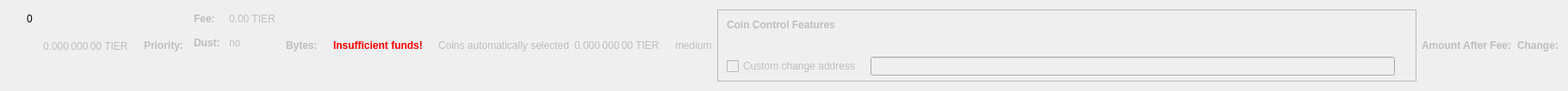
    <widget class="QWidget" name="dummyHideWidget" native="true">
     <property name="maximumSize">
      <size>
       <width>100</width>
       <height>22</height>
      </size>
     </property>
     <layout class="QHBoxLayout" name="dummyHideLayout">
      <item>
       <layout class="QFormLayout" name="formLayoutCoinControl1">
        <property name="horizontalSpacing">
         <number>10</number>
        </property>
        <property name="verticalSpacing">
         <number>14</number>
        </property>
        <property name="leftMargin">
         <number>10</number>
        </property>
        <property name="topMargin">
         <number>4</number>
        </property>
        <property name="rightMargin">
         <number>6</number>
        </property>
        <item row="0" column="1">
         <widget class="QLabel" name="labelCoinControlBytes">
          <property name="cursor">
           <cursorShape>IBeamCursor</cursorShape>
          </property>
          <property name="contextMenuPolicy">
           <enum>Qt::ActionsContextMenu</enum>
          </property>
          <property name="text">
           <string notr="true">0</string>
          </property>
          <property name="textInteractionFlags">
           <set>Qt::LinksAccessibleByMouse|Qt::TextSelectableByKeyboard|Qt::TextSelectableByMouse</set>
          </property>
         </widget>
        </item>
       </layout>
      </item>
      <item>
       <widget class="QLabel" name="labelCoinControlAfterFee">
        <property name="enabled">
         <bool>false</bool>
        </property>
        <property name="sizePolicy">
         <sizepolicy hsizetype="Fixed" vsizetype="Fixed">
          <horstretch>0</horstretch>
          <verstretch>0</verstretch>
         </sizepolicy>
        </property>
        <property name="minimumSize">
         <size>
          <width>111</width>
          <height>12</height>
         </size>
        </property>
        <property name="maximumSize">
         <size>
          <width>111</width>
          <height>12</height>
         </size>
        </property>
        <property name="cursor">
         <cursorShape>IBeamCursor</cursorShape>
        </property>
        <property name="contextMenuPolicy">
         <enum>Qt::ActionsContextMenu</enum>
        </property>
        <property name="text">
         <string notr="true">0.000 000 00 TIER</string>
        </property>
        <property name="textInteractionFlags">
         <set>Qt::LinksAccessibleByMouse|Qt::TextSelectableByKeyboard|Qt::TextSelectableByMouse</set>
        </property>
       </widget>
      </item>
      <item>
       <widget class="QLabel" name="labelCoinControlPriorityText">
        <property name="enabled">
         <bool>false</bool>
        </property>
        <property name="font">
         <font>
          <weight>75</weight>
          <bold>true</bold>
         </font>
        </property>
        <property name="text">
         <string>Priority:</string>
        </property>
       </widget>
      </item>
      <item>
       <layout class="QHBoxLayout" name="horizontalLayout"/>
      </item>
      <item>
       <layout class="QFormLayout" name="formLayoutCoinControl3">
        <property name="horizontalSpacing">
         <number>10</number>
        </property>
        <property name="verticalSpacing">
         <number>14</number>
        </property>
        <property name="leftMargin">
         <number>6</number>
        </property>
        <property name="topMargin">
         <number>4</number>
        </property>
        <property name="rightMargin">
         <number>6</number>
        </property>
        <item row="0" column="0">
         <widget class="QLabel" name="labelCoinControlFeeText">
          <property name="enabled">
           <bool>false</bool>
          </property>
          <property name="font">
           <font>
            <weight>75</weight>
            <bold>true</bold>
           </font>
          </property>
          <property name="text">
           <string>Fee:</string>
          </property>
          <property name="margin">
           <number>0</number>
          </property>
         </widget>
        </item>
        <item row="0" column="1">
         <widget class="QLabel" name="labelCoinControlFee">
          <property name="enabled">
           <bool>false</bool>
          </property>
          <property name="cursor">
           <cursorShape>IBeamCursor</cursorShape>
          </property>
          <property name="contextMenuPolicy">
           <enum>Qt::ActionsContextMenu</enum>
          </property>
          <property name="text">
           <string notr="true">0.00 TIER</string>
          </property>
          <property name="textInteractionFlags">
           <set>Qt::LinksAccessibleByMouse|Qt::TextSelectableByKeyboard|Qt::TextSelectableByMouse</set>
          </property>
         </widget>
        </item>
        <item row="1" column="0">
         <widget class="QLabel" name="labelCoinControlLowOutputText">
          <property name="enabled">
           <bool>false</bool>
          </property>
          <property name="font">
           <font>
            <weight>75</weight>
            <bold>true</bold>
           </font>
          </property>
          <property name="text">
           <string>Dust:</string>
          </property>
         </widget>
        </item>
        <item row="1" column="1">
         <widget class="QLabel" name="labelCoinControlLowOutput">
          <property name="enabled">
           <bool>false</bool>
          </property>
          <property name="cursor">
           <cursorShape>IBeamCursor</cursorShape>
          </property>
          <property name="contextMenuPolicy">
           <enum>Qt::ActionsContextMenu</enum>
          </property>
          <property name="text">
           <string>no</string>
          </property>
          <property name="textInteractionFlags">
           <set>Qt::LinksAccessibleByMouse|Qt::TextSelectableByKeyboard|Qt::TextSelectableByMouse</set>
          </property>
         </widget>
        </item>
       </layout>
      </item>
      <item>
       <widget class="QLabel" name="labelCoinControlBytesText">
        <property name="enabled">
         <bool>false</bool>
        </property>
        <property name="font">
         <font>
          <weight>75</weight>
          <bold>true</bold>
         </font>
        </property>
        <property name="text">
         <string>Bytes:</string>
        </property>
       </widget>
      </item>
      <item>
       <layout class="QFormLayout" name="formLayoutCoinControl2">
        <property name="horizontalSpacing">
         <number>10</number>
        </property>
        <property name="verticalSpacing">
         <number>14</number>
        </property>
        <property name="leftMargin">
         <number>6</number>
        </property>
        <property name="topMargin">
         <number>4</number>
        </property>
        <property name="rightMargin">
         <number>6</number>
        </property>
       </layout>
      </item>
      <item>
       <layout class="QHBoxLayout" name="horizontalLayoutCoinControl2">
        <property name="spacing">
         <number>8</number>
        </property>
        <property name="bottomMargin">
         <number>10</number>
        </property>
       </layout>
      </item>
      <item>
       <widget class="QLabel" name="labelCoinControlInsuffFunds">
        <property name="enabled">
         <bool>false</bool>
        </property>
        <property name="minimumSize">
         <size>
          <width>0</width>
          <height>0</height>
         </size>
        </property>
        <property name="font">
         <font>
          <weight>75</weight>
          <bold>true</bold>
         </font>
        </property>
        <property name="styleSheet">
         <string notr="true">color:red;font-weight:bold;</string>
        </property>
        <property name="text">
         <string>Insufficient funds!</string>
        </property>
        <property name="margin">
         <number>5</number>
        </property>
       </widget>
      </item>
      <item>
       <layout class="QFormLayout" name="formLayoutCoinControl4">
        <property name="horizontalSpacing">
         <number>10</number>
        </property>
        <property name="verticalSpacing">
         <number>14</number>
        </property>
        <property name="leftMargin">
         <number>6</number>
        </property>
        <property name="topMargin">
         <number>4</number>
        </property>
        <property name="rightMargin">
         <number>6</number>
        </property>
       </layout>
      </item>
      <item>
       <widget class="QLabel" name="labelCoinControlAutomaticallySelected">
        <property name="enabled">
         <bool>false</bool>
        </property>
        <property name="sizePolicy">
         <sizepolicy hsizetype="Fixed" vsizetype="Fixed">
          <horstretch>0</horstretch>
          <verstretch>0</verstretch>
         </sizepolicy>
        </property>
        <property name="minimumSize">
         <size>
          <width>0</width>
          <height>0</height>
         </size>
        </property>
        <property name="maximumSize">
         <size>
          <width>240</width>
          <height>16777215</height>
         </size>
        </property>
        <property name="text">
         <string>Coins automatically selected</string>
        </property>
        <property name="margin">
         <number>5</number>
        </property>
       </widget>
      </item>
      <item>
       <widget class="QLabel" name="labelCoinControlChange">
        <property name="enabled">
         <bool>false</bool>
        </property>
        <property name="sizePolicy">
         <sizepolicy hsizetype="Fixed" vsizetype="Fixed">
          <horstretch>0</horstretch>
          <verstretch>0</verstretch>
         </sizepolicy>
        </property>
        <property name="minimumSize">
         <size>
          <width>111</width>
          <height>0</height>
         </size>
        </property>
        <property name="maximumSize">
         <size>
          <width>111</width>
          <height>16777215</height>
         </size>
        </property>
        <property name="cursor">
         <cursorShape>IBeamCursor</cursorShape>
        </property>
        <property name="contextMenuPolicy">
         <enum>Qt::ActionsContextMenu</enum>
        </property>
        <property name="text">
         <string notr="true">0.000 000 00 TIER</string>
        </property>
        <property name="textInteractionFlags">
         <set>Qt::LinksAccessibleByMouse|Qt::TextSelectableByKeyboard|Qt::TextSelectableByMouse</set>
        </property>
       </widget>
      </item>
      <item>
       <widget class="QLabel" name="labelCoinControlPriority">
        <property name="enabled">
         <bool>false</bool>
        </property>
        <property name="cursor">
         <cursorShape>IBeamCursor</cursorShape>
        </property>
        <property name="contextMenuPolicy">
         <enum>Qt::ActionsContextMenu</enum>
        </property>
        <property name="text">
         <string>medium</string>
        </property>
        <property name="textInteractionFlags">
         <set>Qt::LinksAccessibleByMouse|Qt::TextSelectableByKeyboard|Qt::TextSelectableByMouse</set>
        </property>
       </widget>
      </item>
      <item>
       <widget class="QFrame" name="frameCoinControl">
        <property name="sizePolicy">
         <sizepolicy hsizetype="Expanding" vsizetype="Expanding">
          <horstretch>0</horstretch>
          <verstretch>0</verstretch>
         </sizepolicy>
        </property>
        <property name="maximumSize">
         <size>
          <width>16777215</width>
          <height>16777215</height>
         </size>
        </property>
        <property name="frameShape">
         <enum>QFrame::StyledPanel</enum>
        </property>
        <property name="frameShadow">
         <enum>QFrame::Sunken</enum>
        </property>
        <layout class="QVBoxLayout" name="verticalLayoutCoinControl2_2">
         <property name="spacing">
          <number>0</number>
         </property>
         <property name="leftMargin">
          <number>0</number>
         </property>
         <property name="topMargin">
          <number>0</number>
         </property>
         <property name="rightMargin">
          <number>0</number>
         </property>
         <property name="bottomMargin">
          <number>6</number>
         </property>
         <item>
          <layout class="QVBoxLayout" name="verticalLayoutCoinControl" stretch="0,0,0,1">
           <property name="spacing">
            <number>0</number>
           </property>
           <property name="leftMargin">
            <number>10</number>
           </property>
           <property name="topMargin">
            <number>10</number>
           </property>
           <item>
            <layout class="QHBoxLayout" name="horizontalLayoutCoinControl1">
             <property name="bottomMargin">
              <number>15</number>
             </property>
             <item>
              <widget class="QLabel" name="labelCoinControlFeatures">
               <property name="enabled">
                <bool>false</bool>
               </property>
               <property name="sizePolicy">
                <sizepolicy hsizetype="Preferred" vsizetype="Maximum">
                 <horstretch>0</horstretch>
                 <verstretch>0</verstretch>
                </sizepolicy>
               </property>
               <property name="font">
                <font>
                 <weight>75</weight>
                 <bold>true</bold>
                </font>
               </property>
               <property name="styleSheet">
                <string notr="true">font-weight:bold;</string>
               </property>
               <property name="text">
                <string>Coin Control Features</string>
               </property>
              </widget>
             </item>
            </layout>
           </item>
           <item>
            <widget class="QWidget" name="widgetCoinControl" native="true">
             <property name="sizePolicy">
              <sizepolicy hsizetype="Preferred" vsizetype="Preferred">
               <horstretch>0</horstretch>
               <verstretch>0</verstretch>
              </sizepolicy>
             </property>
             <property name="minimumSize">
              <size>
               <width>0</width>
               <height>0</height>
              </size>
             </property>
             <property name="styleSheet">
              <string notr="true"/>
             </property>
             <layout class="QHBoxLayout" name="horizontalLayoutCoinControl5_2">
              <property name="leftMargin">
               <number>0</number>
              </property>
              <property name="topMargin">
               <number>0</number>
              </property>
              <property name="rightMargin">
               <number>0</number>
              </property>
              <property name="bottomMargin">
               <number>0</number>
              </property>
              <item>
               <layout class="QHBoxLayout" name="horizontalLayoutCoinControl3">
                <property name="spacing">
                 <number>20</number>
                </property>
                <property name="topMargin">
                 <number>0</number>
                </property>
                <property name="bottomMargin">
                 <number>10</number>
                </property>
               </layout>
              </item>
             </layout>
            </widget>
           </item>
           <item>
            <layout class="QHBoxLayout" name="horizontalLayoutCoinControl4" stretch="0,0,0">
             <property name="spacing">
              <number>12</number>
             </property>
             <property name="sizeConstraint">
              <enum>QLayout::SetDefaultConstraint</enum>
             </property>
             <property name="topMargin">
              <number>5</number>
             </property>
             <property name="rightMargin">
              <number>5</number>
             </property>
             <item>
              <widget class="QCheckBox" name="checkBoxCoinControlChange">
               <property name="enabled">
                <bool>false</bool>
               </property>
               <property name="toolTip">
                <string>If this is activated, but the change address is empty or invalid, change will be sent to a newly generated address.</string>
               </property>
               <property name="text">
                <string>Custom change address</string>
               </property>
              </widget>
             </item>
             <item>
              <widget class="QValidatedLineEdit" name="lineEditCoinControlChange">
               <property name="enabled">
                <bool>false</bool>
               </property>
               <property name="sizePolicy">
                <sizepolicy hsizetype="Expanding" vsizetype="Fixed">
                 <horstretch>0</horstretch>
                 <verstretch>0</verstretch>
                </sizepolicy>
               </property>
              </widget>
             </item>
             <item>
              <widget class="QLabel" name="labelCoinControlChangeLabel_2">
               <property name="sizePolicy">
                <sizepolicy hsizetype="Preferred" vsizetype="Expanding">
                 <horstretch>0</horstretch>
                 <verstretch>0</verstretch>
                </sizepolicy>
               </property>
               <property name="minimumSize">
                <size>
                 <width>0</width>
                 <height>0</height>
                </size>
               </property>
               <property name="text">
                <string/>
               </property>
               <property name="margin">
                <number>3</number>
               </property>
              </widget>
             </item>
            </layout>
           </item>
           <item>
            <spacer name="verticalSpacerCoinControl">
             <property name="orientation">
              <enum>Qt::Vertical</enum>
             </property>
             <property name="sizeHint" stdset="0">
              <size>
               <width>800</width>
               <height>1</height>
              </size>
             </property>
            </spacer>
           </item>
          </layout>
         </item>
        </layout>
       </widget>
      </item>
      <item>
       <widget class="QLabel" name="labelCoinControlAfterFeeText">
        <property name="enabled">
         <bool>false</bool>
        </property>
        <property name="minimumSize">
         <size>
          <width>0</width>
          <height>0</height>
         </size>
        </property>
        <property name="maximumSize">
         <size>
          <width>16777215</width>
          <height>16777215</height>
         </size>
        </property>
        <property name="font">
         <font>
          <weight>75</weight>
          <bold>true</bold>
         </font>
        </property>
        <property name="text">
         <string>Amount After Fee:</string>
        </property>
        <property name="alignment">
         <set>Qt::AlignLeading|Qt::AlignLeft|Qt::AlignVCenter</set>
        </property>
        <property name="margin">
         <number>0</number>
        </property>
       </widget>
      </item>
      <item>
       <widget class="QLabel" name="labelCoinControlChangeText">
        <property name="enabled">
         <bool>false</bool>
        </property>
        <property name="sizePolicy">
         <sizepolicy hsizetype="Preferred" vsizetype="Preferred">
          <horstretch>0</horstretch>
          <verstretch>0</verstretch>
         </sizepolicy>
        </property>
        <property name="minimumSize">
         <size>
          <width>0</width>
          <height>0</height>
         </size>
        </property>
        <property name="maximumSize">
         <size>
          <width>16777215</width>
          <height>16777215</height>
         </size>
        </property>
        <property name="font">
         <font>
          <weight>75</weight>
          <bold>true</bold>
         </font>
        </property>
        <property name="text">
         <string>Change:</string>
        </property>
        <property name="alignment">
         <set>Qt::AlignLeading|Qt::AlignLeft|Qt::AlignVCenter</set>
        </property>
       </widget>
      </item>
     </layout>
    </widget>
